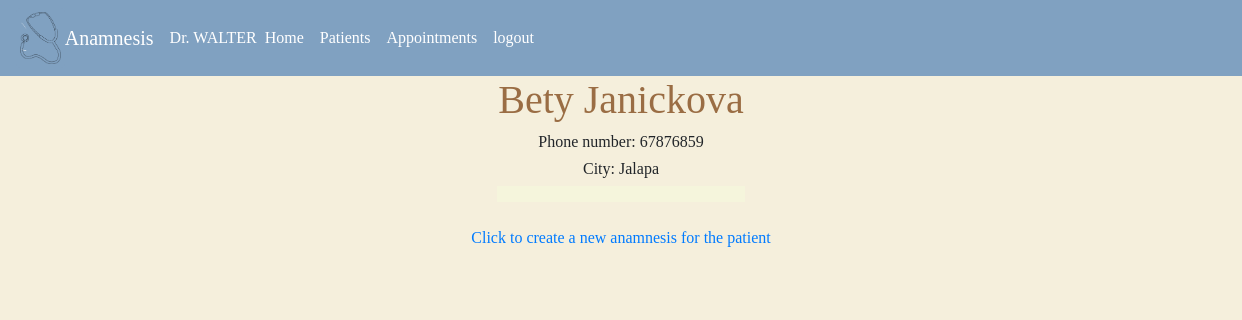
The app's page /file/21 (signed in), older data.
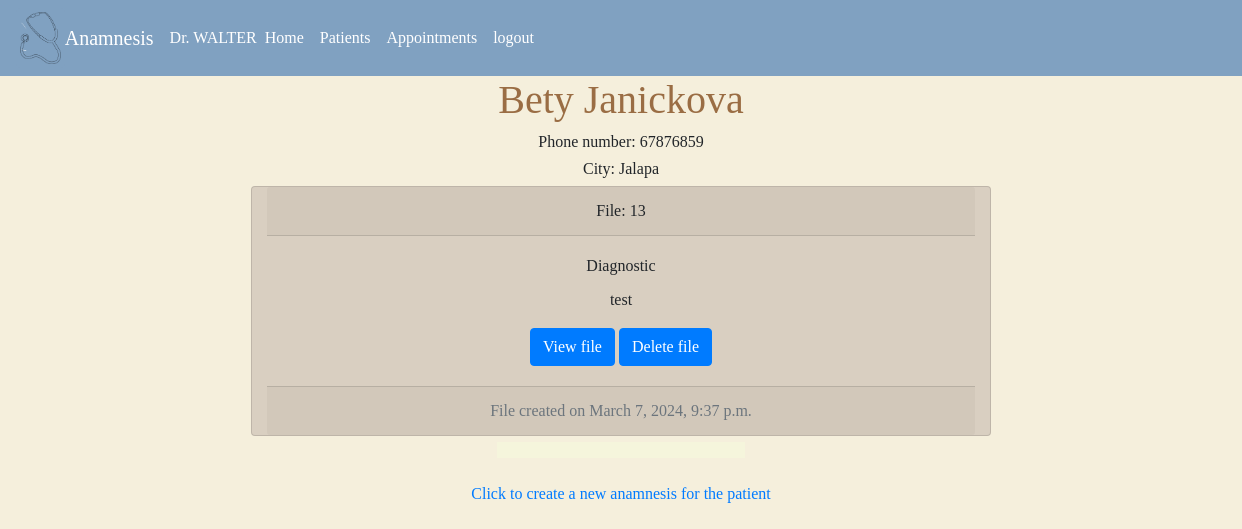
The same page, newer data.
### anamnesis/models.py (models this page shows)
class Patienthistory(models.Model):
    patient = models.ForeignKey(Patient, on_delete=models.CASCADE, blank=True, null=True, related_name="patient_history")
    date = models.DateTimeField() #date the file was created
    diagnostic =models.CharField(max_length=500, blank=True, null=True)
    history =models.CharField(max_length=500, blank=True, null=True) # Explanation of the symptoms
    prescription = models.CharField(max_length=500, blank=True, null=True)
    visit = models.CharField(max_length=30, blank=True, null=True) # Reason the patient is visiting
    nextappointment = models.DateTimeField(null=True, blank=True)

### anamnesis/views.py (the view, shortened to what this page needs)
# urls.py: path("file/<int:patient_id>", views.file, name="file"), #pull a patien file
def file(request, patient_id):
    if request.method == "GET":
        patient = Patient.objects.get(pk=patient_id)
        files = Patienthistory.objects.filter(patient_id=patient_id)
        paginator = Paginator(files, 10) #show 10 posts per page
        page_number = request.GET.get('page')
        page_obj = paginator.get_page(page_number)
        return render(request, "anamnesis/patientFile.html", {
            "patient": patient,
            "files": page_obj,
        })

### anamnesis/templates/anamnesis/patientFile.html (shortened to what this page needs)
{% extends "anamnesis/layout.html" %}
{% load static %}
{% block body %}
    {% if user.is_authenticated %}
        <div class="container">
            <div style="text-align: center;">
                <h1 >{{patient.name}} {{patient.lastname}}</h1>
                <h6>Phone number: {{patient.phonenumber}}</h6>
                <h6>City: {{patient.city}}</h6>
            </div>
        {% for file in files %}
            <div class="card col-sm-8 container text-center ">
                <div class="card-header">
                    File: {{file.id}}
                </div>
                <div class="card-body">
                    <h6 class="card-title">Diagnostic</h6>
                    <p class="card-text">{{file.diagnostic}}</p>
                    <a href="{% url 'fileview' file_id=file.id %}" class="btn btn-primary">View file</a>
                    <a href="{% url 'deletefile' file_id=file.id patient_id=patient.id %}" class="btn btn-primary">Delete file</a>
                </div>
                <div class="card-footer text-muted">
                File created on {{file.date}}
                </div>
            </div>
        {% endfor %}
            <div class="container w-25">
                <nav aria-label="Page navigation" id="pagination" style="background-color: beige;">
                </nav>
            </div>
            <div class="mt-4 d-flex flex-md-row justify-content-center" id="clickallpatients">
                <a href="{% url 'history' patient_id=patient.id %}" id="">Click to create a new anamnesis for the patient</a>
            </div>
        </div>
    {% else %}
    <h4>403. You do not have access</h4>
    {% endif %}
{% endblock %}

Row changes from the older to the newer data that the page shows:
added Patienthistory: id "13", diagnostic "test", date "March 7, 2024, 9:37 p.m."
